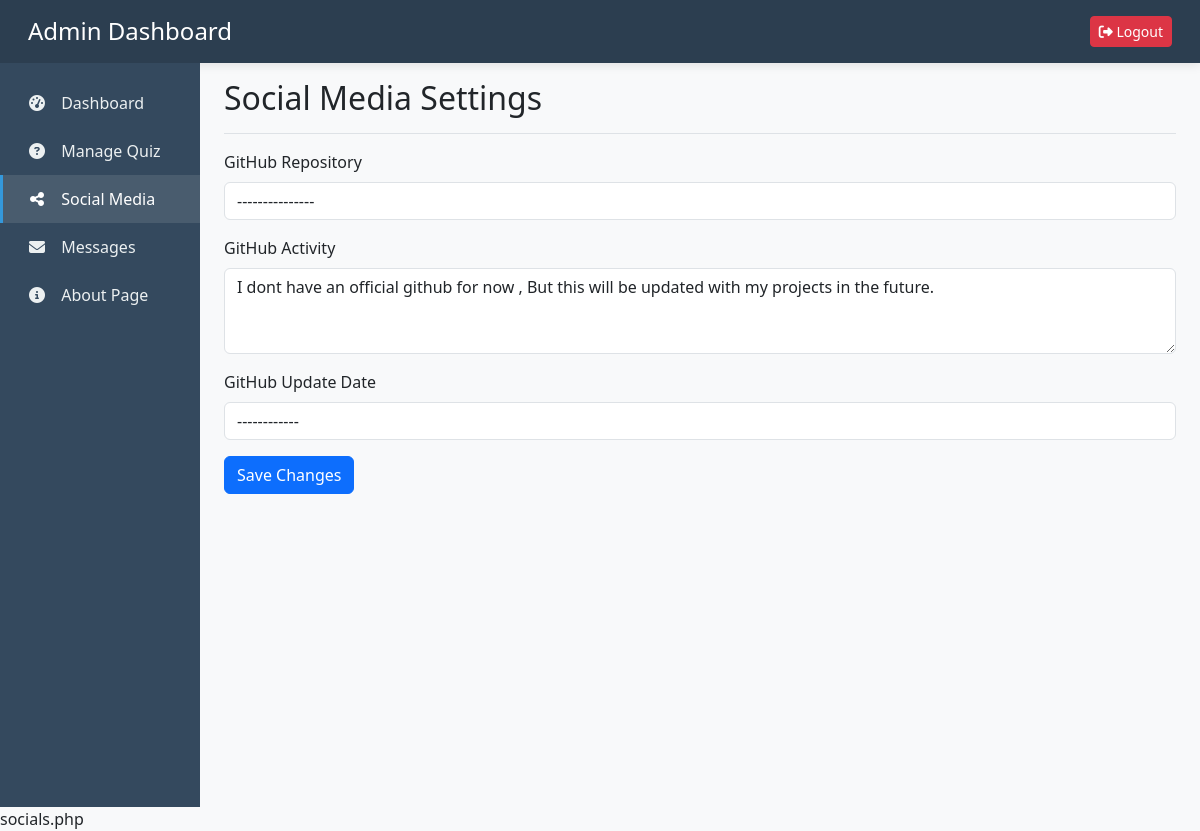
Screenshot of /admin/adminsocials.php (signed in) with the database file from the repository.
### tables this page shows
CREATE TABLE `social_settings` (
  `id` int NOT NULL,
  `settings` text NOT NULL,
  `updated_at` timestamp NOT NULL DEFAULT CURRENT_TIMESTAMP ON UPDATE CURRENT_TIMESTAMP
);

### admin/adminsocials.php (the view, shortened to what this page needs)
<?php
require_once 'config/db.php';
$stmt = $pdo->prepare("SELECT * FROM social_settings LIMIT 1");
$stmt->execute();
$settings = $stmt->fetch();
$socialData = $settings ? json_decode($settings['settings'], true) : [
    'instagram_image' => 'images/instagram.jpg',
    'instagram_date' => date('F j, Y'),
    'github_repo' => 'portfolio-site',
    'github_activity' => "Updated contact form\nImproved mobile layout",
    'github_date' => date('F j, Y')
];
?>
<!DOCTYPE html>
<html lang="en">
<head>
    <link href="https://cdn.jsdelivr.net/npm/bootstrap@5.3.0/dist/css/bootstrap.min.css" rel="stylesheet">
    <link rel="stylesheet" href="https://cdnjs.cloudflare.com/ajax/libs/font-awesome/6.4.0/css/all.min.css">
</head>
<body>
    <header class="admin-header">
        <div class="container-fluid d-flex justify-content-between align-items-center">
            <h4 class="mb-0">Admin Dashboard</h4>
            <div>
                <a href="login.php" class="btn btn-sm btn-danger">
                    <i class="fas fa-sign-out-alt"></i> Logout
                </a>
            </div>
        </div>
    </header>
    <div class="container-fluid">
        <div class="row">
            <nav class="col-md-2 d-none d-md-block sidebar">
                <div class="sidebar-sticky pt-3">
                    <ul class="nav flex-column">
                        <li class="nav-item">
                            <a class="nav-link" href="dashboard.php">
                                <i class="fas fa-tachometer-alt"></i> Dashboard
                            </a>
                        </li>
                        <li class="nav-item">
                            <a class="nav-link" href="adminquiz.php">
                                <i class="fas fa-question-circle"></i> Manage Quiz
                            </a>
                        </li>
                        <li class="nav-item">
                            <a class="nav-link active" href="adminsocials.php">
                                <i class="fas fa-share-alt"></i> Social Media
                            </a>
                        </li>
                        <li class="nav-item">
                            <a class="nav-link" href="readcontact.php">
                                <i class="fas fa-envelope"></i> Messages
                            </a>
                        </li>
                        <li class="nav-item">
                            <a class="nav-link" href="aboutedit.php">
                                <i class="fas fa-info-circle"></i> About Page
                            </a>
                        </li>
                    </ul>
                </div>
            </nav>
            <main class="col-md-9 ms-sm-auto col-lg-10 px-md-4">
        <div class="d-flex justify-content-between flex-wrap flex-md-nowrap align-items-center pt-3 pb-2 mb-3 border-bottom">
            <h1 class="h2">Social Media Settings</h1>
        </div>
        <form method="POST">
            <div class="mb-3">
                <label class="form-label">GitHub Repository</label>
                <input type="text" class="form-control" name="github_repo"
                       value="<?= htmlspecialchars($socialData['github_repo']) ?>" required>
            </div>
            <div class="mb-3">
                <label class="form-label">GitHub Activity</label>
                <textarea class="form-control" name="github_activity" rows="3" required><?=
                    htmlspecialchars($socialData['github_activity']) ?></textarea>
            </div>
            <div class="mb-3">
                <label class="form-label">GitHub Update Date</label>
                <input type="text" class="form-control" name="github_date"
                       value="<?= htmlspecialchars($socialData['github_date']) ?>" required>
            </div>
            <button type="submit" class="btn btn-primary">Save Changes</button>
        </form>
    </main>
        </div>
    </div>
</body>
</html>

### admin/adminsocials.php (style rules this page uses)
:root { --primary-color: #2c3e50; --secondary-color: #34495e; --accent-color: #3498db; --danger-color: #e74c3c; --light-color: #ecf0f1; }
body { font-family: 'Segoe UI', Tahoma, Geneva, Verdana, sans-serif; background-color: #f8f9fa; }
.admin-header { background: var(--primary-color); color: white; padding: 1rem; box-shadow: 0 2px 10px rgba(0, 0, 0, 0.1); }
.sidebar { background: var(--secondary-color); color: white; min-height: calc(100vh - 56px); padding: 0; }
.sidebar .nav-link { color: var(--light-color); padding: 0.75rem 1.5rem; border-left: 3px solid transparent; transition: all 0.3s; }
.sidebar .nav-link:hover, .sidebar .nav-link.active { background: rgba(255, 255, 255, 0.1); border-left: 3px solid var(--accent-color); color: white; }
.sidebar .nav-link i { margin-right: 10px; width: 20px; text-align: center; }

### rows the page displays
social_settings: github_repo "---------------", github_activity "I dont have an official github for now , But this will be updated with my projects in the future.", github_date "------------"
